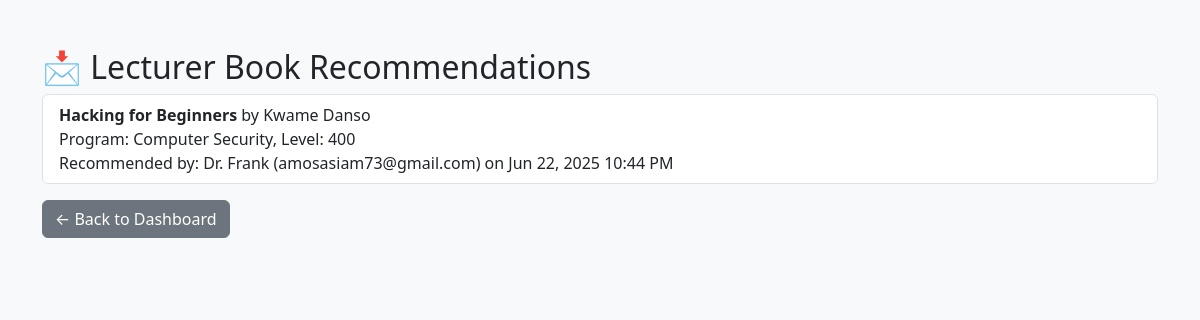
Page /recommendations (signed in) on the committed database.
### app.py (models this page shows)
class Recommendation(db.Model):
    id = db.Column(db.Integer, primary_key=True)
    name = db.Column(db.String(100), nullable=False)
    email = db.Column(db.String(100), nullable=False)
    title = db.Column(db.String(200), nullable=False)
    author = db.Column(db.String(100), nullable=False)
    program = db.Column(db.String(100), nullable=False)
    level = db.Column(db.String(10), nullable=False)
    keywords = db.Column(db.String(200), nullable=True)
    message = db.Column(db.Text, nullable=True)
    timestamp = db.Column(db.DateTime, default=datetime.utcnow)

### app.py (the view)
@app.route('/recommendations')
@login_required
def recommendations():
    if current_user.role != 'admin':
        return "Access denied."
    recs = Recommendation.query.order_by(Recommendation.timestamp.desc()).all()
    return render_template('recommendations.html', recs=recs)

### app.py (called while the page is built)
@login_manager.user_loader
def load_user(user_id):
    return User.query.get(int(user_id))

@app.context_processor
def inject_now():
    return {'current_year': datetime.now().year}

### templates/recommendations.html (shortened to what this page needs)
<!DOCTYPE html>
<html>
<head>
    <link href="https://cdn.jsdelivr.net/npm/bootstrap@5.3.0/dist/css/bootstrap.min.css" rel="stylesheet">
</head>
<body class="bg-light">
<div class="container mt-5">
    <h2>📩 Lecturer Book Recommendations</h2>
    {% if recs %}
        <ul class="list-group">
        {% for r in recs %}
            <li class="list-group-item">
                <strong>{{ r.title }}</strong> by {{ r.author }}
                <br>Program: {{ r.program }}, Level: {{ r.level }}
                <br>Recommended by: {{ r.name }} ({{ r.email }}) on {{ r.timestamp.strftime('%b %d, %Y %I:%M %p') }}
            </li>
        {% endfor %}
        </ul>
    {% else %}
        <p>No recommendations yet.</p>
    {% endif %}
    <a href="/dashboard" class="btn btn-secondary mt-3">← Back to Dashboard</a>
</div>
</body>
</html>

### rows in the picture
Recommendation: title "Hacking for Beginners", author "Kwame Danso", program "Computer Security", level "400", name "Dr. Frank", email "amosasiam73@gmail.com", timestamp "Jun 22, 2025 10:44 PM"
